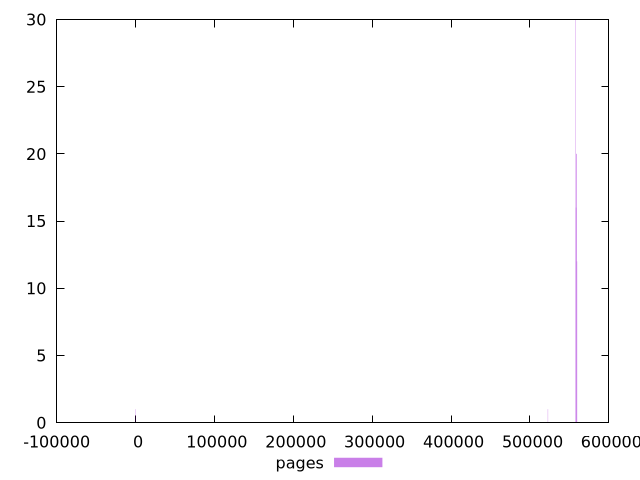

The script that saved this image:
$_pages <<EOF
557959.372245536 30
558363.98382802 16
522758.1645694216 1
0 1
558768.595410504 20
559173.2069929881 20
559577.8185754722 12
EOF
set key outside below
set terminal pngcairo
set output "report_00005_2020-11-02T22-26-11.212Z/uses-long-cache-ttl/pages//raw_hist.png"
set yrange [0:30]
set boxwidth 404.61158248407247
set style fill transparent solid 0.5 noborder
plot $_pages title "pages" with boxes ,
